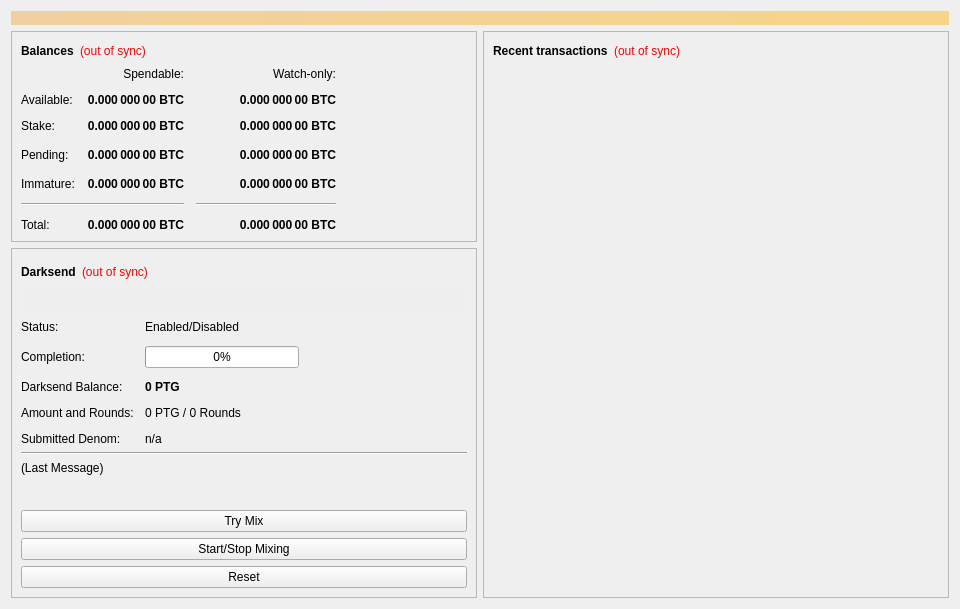
<?xml version="1.0" encoding="UTF-8"?>
<ui version="4.0">
 <class>OverviewPage</class>
 <widget class="QWidget" name="OverviewPage">
  <property name="geometry">
   <rect>
    <x>0</x>
    <y>0</y>
    <width>960</width>
    <height>594</height>
   </rect>
  </property>
  <property name="minimumSize">
   <size>
    <width>960</width>
    <height>0</height>
   </size>
  </property>
  <property name="windowTitle">
   <string>Form</string>
  </property>
  <layout class="QVBoxLayout" name="topLayout">
   <item>
    <widget class="QLabel" name="labelAlerts">
     <property name="visible">
      <bool>false</bool>
     </property>
     <property name="styleSheet">
      <string notr="true">background-color: qlineargradient(x1: 0, y1: 0, x2: 1, y2: 0, stop:0 #F0D0A0, stop:1 #F8D488); color:#000000;</string>
     </property>
     <property name="wordWrap">
      <bool>true</bool>
     </property>
     <property name="margin">
      <number>3</number>
     </property>
    </widget>
   </item>
   <item>
    <layout class="QHBoxLayout" name="horizontalLayout" stretch="1,1">
     <item>
      <layout class="QVBoxLayout" name="verticalLayout_2">
       <item>
        <widget class="QFrame" name="frame">
         <property name="frameShape">
          <enum>QFrame::StyledPanel</enum>
         </property>
         <property name="frameShadow">
          <enum>QFrame::Raised</enum>
         </property>
         <layout class="QVBoxLayout" name="verticalLayout_4">
          <item>
           <layout class="QHBoxLayout" name="horizontalLayout_4">
            <item>
             <widget class="QLabel" name="label_5">
              <property name="font">
               <font>
                <weight>75</weight>
                <bold>true</bold>
               </font>
              </property>
              <property name="text">
               <string>Balances</string>
              </property>
             </widget>
            </item>
            <item>
             <widget class="QLabel" name="labelWalletStatus">
              <property name="cursor">
               <cursorShape>WhatsThisCursor</cursorShape>
              </property>
              <property name="toolTip">
               <string>The displayed information may be out of date. Your wallet automatically synchronizes with the PlatiGold network after a connection is established, but this process has not completed yet.</string>
              </property>
              <property name="styleSheet">
               <string notr="true">QLabel { color: red; }</string>
              </property>
              <property name="text">
               <string notr="true">(out of sync)</string>
              </property>
              <property name="alignment">
               <set>Qt::AlignLeading|Qt::AlignLeft|Qt::AlignVCenter</set>
              </property>
             </widget>
            </item>
            <item>
             <spacer name="horizontalSpacer_3">
              <property name="orientation">
               <enum>Qt::Horizontal</enum>
              </property>
              <property name="sizeHint" stdset="0">
               <size>
                <width>40</width>
                <height>20</height>
               </size>
              </property>
             </spacer>
            </item>
           </layout>
          </item>
          <item>
           <layout class="QGridLayout" name="gridLayout">
            <property name="spacing">
             <number>12</number>
            </property>
            <item row="3" column="2">
             <widget class="QLabel" name="labelWatchPending">
              <property name="font">
               <font>
                <weight>75</weight>
                <bold>true</bold>
               </font>
              </property>
              <property name="cursor">
               <cursorShape>IBeamCursor</cursorShape>
              </property>
              <property name="toolTip">
               <string>Unconfirmed transactions to watch-only addresses</string>
              </property>
              <property name="text">
               <string notr="true">0.000 000 00 BTC</string>
              </property>
              <property name="alignment">
               <set>Qt::AlignRight|Qt::AlignTrailing|Qt::AlignVCenter</set>
              </property>
              <property name="textInteractionFlags">
               <set>Qt::LinksAccessibleByMouse|Qt::TextSelectableByKeyboard|Qt::TextSelectableByMouse</set>
              </property>
             </widget>
            </item>
            <item row="3" column="1">
             <widget class="QLabel" name="labelUnconfirmed">
              <property name="font">
               <font>
                <weight>75</weight>
                <bold>true</bold>
               </font>
              </property>
              <property name="cursor">
               <cursorShape>IBeamCursor</cursorShape>
              </property>
              <property name="toolTip">
               <string>Total of transactions that have yet to be confirmed, and do not yet count toward the spendable balance</string>
              </property>
              <property name="text">
               <string notr="true">0.000 000 00 BTC</string>
              </property>
              <property name="alignment">
               <set>Qt::AlignRight|Qt::AlignTrailing|Qt::AlignVCenter</set>
              </property>
              <property name="textInteractionFlags">
               <set>Qt::LinksAccessibleByMouse|Qt::TextSelectableByKeyboard|Qt::TextSelectableByMouse</set>
              </property>
             </widget>
            </item>
            <item row="4" column="2">
             <widget class="QLabel" name="labelWatchImmature">
              <property name="font">
               <font>
                <weight>75</weight>
                <bold>true</bold>
               </font>
              </property>
              <property name="cursor">
               <cursorShape>IBeamCursor</cursorShape>
              </property>
              <property name="toolTip">
               <string>Mined balance in watch-only addresses that has not yet matured</string>
              </property>
              <property name="text">
               <string notr="true">0.000 000 00 BTC</string>
              </property>
              <property name="alignment">
               <set>Qt::AlignRight|Qt::AlignTrailing|Qt::AlignVCenter</set>
              </property>
              <property name="textInteractionFlags">
               <set>Qt::LinksAccessibleByMouse|Qt::TextSelectableByKeyboard|Qt::TextSelectableByMouse</set>
              </property>
             </widget>
            </item>
            <item row="5" column="0" colspan="2">
             <widget class="Line" name="lineSpendableBalance">
              <property name="orientation">
               <enum>Qt::Horizontal</enum>
              </property>
             </widget>
            </item>
            <item row="5" column="2">
             <widget class="Line" name="lineWatchBalance">
              <property name="sizePolicy">
               <sizepolicy hsizetype="Preferred" vsizetype="Fixed">
                <horstretch>0</horstretch>
                <verstretch>0</verstretch>
               </sizepolicy>
              </property>
              <property name="minimumSize">
               <size>
                <width>140</width>
                <height>0</height>
               </size>
              </property>
              <property name="orientation">
               <enum>Qt::Horizontal</enum>
              </property>
             </widget>
            </item>
            <item row="6" column="0">
             <widget class="QLabel" name="labelTotalText">
              <property name="text">
               <string>Total:</string>
              </property>
             </widget>
            </item>
            <item row="4" column="1">
             <widget class="QLabel" name="labelImmature">
              <property name="font">
               <font>
                <weight>75</weight>
                <bold>true</bold>
               </font>
              </property>
              <property name="cursor">
               <cursorShape>IBeamCursor</cursorShape>
              </property>
              <property name="toolTip">
               <string>Mined balance that has not yet matured</string>
              </property>
              <property name="text">
               <string notr="true">0.000 000 00 BTC</string>
              </property>
              <property name="alignment">
               <set>Qt::AlignRight|Qt::AlignTrailing|Qt::AlignVCenter</set>
              </property>
              <property name="textInteractionFlags">
               <set>Qt::LinksAccessibleByMouse|Qt::TextSelectableByKeyboard|Qt::TextSelectableByMouse</set>
              </property>
             </widget>
            </item>
            <item row="3" column="3">
             <spacer name="horizontalSpacer_2">
              <property name="orientation">
               <enum>Qt::Horizontal</enum>
              </property>
              <property name="sizeHint" stdset="0">
               <size>
                <width>40</width>
                <height>20</height>
               </size>
              </property>
             </spacer>
            </item>
            <item row="4" column="0">
             <widget class="QLabel" name="labelImmatureText">
              <property name="text">
               <string>Immature:</string>
              </property>
             </widget>
            </item>
            <item row="6" column="1">
             <widget class="QLabel" name="labelTotal">
              <property name="font">
               <font>
                <weight>75</weight>
                <bold>true</bold>
               </font>
              </property>
              <property name="cursor">
               <cursorShape>IBeamCursor</cursorShape>
              </property>
              <property name="toolTip">
               <string>Your current total balance</string>
              </property>
              <property name="text">
               <string notr="true">0.000 000 00 BTC</string>
              </property>
              <property name="alignment">
               <set>Qt::AlignRight|Qt::AlignTrailing|Qt::AlignVCenter</set>
              </property>
              <property name="textInteractionFlags">
               <set>Qt::LinksAccessibleByMouse|Qt::TextSelectableByKeyboard|Qt::TextSelectableByMouse</set>
              </property>
             </widget>
            </item>
            <item row="6" column="2">
             <widget class="QLabel" name="labelWatchTotal">
              <property name="font">
               <font>
                <weight>75</weight>
                <bold>true</bold>
               </font>
              </property>
              <property name="cursor">
               <cursorShape>IBeamCursor</cursorShape>
              </property>
              <property name="toolTip">
               <string>Current total balance in watch-only addresses</string>
              </property>
              <property name="text">
               <string notr="true">0.000 000 00 BTC</string>
              </property>
              <property name="alignment">
               <set>Qt::AlignRight|Qt::AlignTrailing|Qt::AlignVCenter</set>
              </property>
              <property name="textInteractionFlags">
               <set>Qt::LinksAccessibleByMouse|Qt::TextSelectableByKeyboard|Qt::TextSelectableByMouse</set>
              </property>
             </widget>
            </item>
            <item row="0" column="2">
             <widget class="QLabel" name="labelWatchonly">
              <property name="text">
               <string>Watch-only:</string>
              </property>
              <property name="alignment">
               <set>Qt::AlignRight|Qt::AlignTrailing|Qt::AlignVCenter</set>
              </property>
             </widget>
            </item>
            <item row="1" column="0">
             <widget class="QLabel" name="labelBalanceText">
              <property name="text">
               <string>Available:</string>
              </property>
             </widget>
            </item>
            <item row="1" column="1">
             <widget class="QLabel" name="labelBalance">
              <property name="font">
               <font>
                <weight>75</weight>
                <bold>true</bold>
               </font>
              </property>
              <property name="cursor">
               <cursorShape>IBeamCursor</cursorShape>
              </property>
              <property name="toolTip">
               <string>Your current spendable balance</string>
              </property>
              <property name="text">
               <string notr="true">0.000 000 00 BTC</string>
              </property>
              <property name="alignment">
               <set>Qt::AlignRight|Qt::AlignTrailing|Qt::AlignVCenter</set>
              </property>
              <property name="textInteractionFlags">
               <set>Qt::LinksAccessibleByMouse|Qt::TextSelectableByKeyboard|Qt::TextSelectableByMouse</set>
              </property>
             </widget>
            </item>
            <item row="2" column="0">
             <widget class="QLabel" name="label_10">
              <property name="text">
               <string>Stake:</string>
              </property>
             </widget>
            </item>
            <item row="2" column="1">
             <widget class="QLabel" name="labelStake">
              <property name="font">
               <font>
                <weight>75</weight>
                <bold>true</bold>
               </font>
              </property>
              <property name="cursor">
               <cursorShape>IBeamCursor</cursorShape>
              </property>
              <property name="toolTip">
               <string>Total of coins that was staked, and do not yet count toward the current balance</string>
              </property>
              <property name="text">
               <string notr="true">0.000 000 00 BTC</string>
              </property>
              <property name="alignment">
               <set>Qt::AlignRight|Qt::AlignTrailing|Qt::AlignVCenter</set>
              </property>
              <property name="textInteractionFlags">
               <set>Qt::LinksAccessibleByMouse|Qt::TextSelectableByKeyboard|Qt::TextSelectableByMouse</set>
              </property>
             </widget>
            </item>
            <item row="2" column="2">
             <widget class="QLabel" name="labelWatchStake">
              <property name="font">
               <font>
                <weight>75</weight>
                <bold>true</bold>
               </font>
              </property>
              <property name="cursor">
               <cursorShape>IBeamCursor</cursorShape>
              </property>
              <property name="toolTip">
               <string>Total of coins that was staked in watch-only addresses, and do not yet count toward the current watch-only balance</string>
              </property>
              <property name="text">
               <string notr="true">0.000 000 00 BTC</string>
              </property>
              <property name="alignment">
               <set>Qt::AlignRight|Qt::AlignTrailing|Qt::AlignVCenter</set>
              </property>
              <property name="textInteractionFlags">
               <set>Qt::LinksAccessibleByMouse|Qt::TextSelectableByKeyboard|Qt::TextSelectableByMouse</set>
              </property>
             </widget>
            </item>
            <item row="1" column="2">
             <widget class="QLabel" name="labelWatchAvailable">
              <property name="font">
               <font>
                <weight>75</weight>
                <bold>true</bold>
               </font>
              </property>
              <property name="cursor">
               <cursorShape>IBeamCursor</cursorShape>
              </property>
              <property name="toolTip">
               <string>Your current balance in watch-only addresses</string>
              </property>
              <property name="text">
               <string notr="true">0.000 000 00 BTC</string>
              </property>
              <property name="alignment">
               <set>Qt::AlignRight|Qt::AlignTrailing|Qt::AlignVCenter</set>
              </property>
              <property name="textInteractionFlags">
               <set>Qt::LinksAccessibleByMouse|Qt::TextSelectableByKeyboard|Qt::TextSelectableByMouse</set>
              </property>
             </widget>
            </item>
            <item row="3" column="0">
             <widget class="QLabel" name="labelPendingText">
              <property name="text">
               <string>Pending:</string>
              </property>
             </widget>
            </item>
            <item row="0" column="1">
             <widget class="QLabel" name="labelSpendable">
              <property name="text">
               <string>Spendable:</string>
              </property>
              <property name="alignment">
               <set>Qt::AlignRight|Qt::AlignTrailing|Qt::AlignVCenter</set>
              </property>
             </widget>
            </item>
           </layout>
          </item>
         </layout>
        </widget>
       </item>
       <item>
        <widget class="QFrame" name="frameDarksend">
         <property name="sizePolicy">
          <sizepolicy hsizetype="Expanding" vsizetype="Expanding">
           <horstretch>0</horstretch>
           <verstretch>0</verstretch>
          </sizepolicy>
         </property>
         <property name="minimumSize">
          <size>
           <width>0</width>
           <height>350</height>
          </size>
         </property>
         <property name="layoutDirection">
          <enum>Qt::LeftToRight</enum>
         </property>
         <property name="frameShape">
          <enum>QFrame::StyledPanel</enum>
         </property>
         <property name="frameShadow">
          <enum>QFrame::Raised</enum>
         </property>
         <layout class="QVBoxLayout" name="verticalLayout_5">
          <item>
           <layout class="QHBoxLayout" name="horizontalLayout_5">
            <item>
             <widget class="QLabel" name="label_2">
              <property name="font">
               <font>
                <weight>75</weight>
                <bold>true</bold>
               </font>
              </property>
              <property name="text">
               <string>Darksend</string>
              </property>
             </widget>
            </item>
            <item>
             <widget class="QLabel" name="labelDarksendSyncStatus">
              <property name="toolTip">
               <string>The displayed information may be out of date. Your wallet automatically synchronizes with the PlatiGold network after a connection is established, but this process has not completed yet.</string>
              </property>
              <property name="styleSheet">
               <string notr="true">QLabel { color: red; }</string>
              </property>
              <property name="text">
               <string notr="true">(out of sync)</string>
              </property>
              <property name="alignment">
               <set>Qt::AlignLeading|Qt::AlignLeft|Qt::AlignVCenter</set>
              </property>
             </widget>
            </item>
            <item>
             <spacer name="horizontalSpacer_4">
              <property name="orientation">
               <enum>Qt::Horizontal</enum>
              </property>
              <property name="sizeHint" stdset="0">
               <size>
                <width>40</width>
                <height>20</height>
               </size>
              </property>
             </spacer>
            </item>
           </layout>
          </item>
          <item>
           <widget class="QPushButton" name="runAutoDenom">
            <property name="palette">
             <palette>
              <active>
               <colorrole role="WindowText">
                <brush brushstyle="SolidPattern">
                 <color alpha="255">
                  <red>0</red>
                  <green>0</green>
                  <blue>0</blue>
                 </color>
                </brush>
               </colorrole>
               <colorrole role="Button">
                <brush brushstyle="SolidPattern">
                 <color alpha="255">
                  <red>239</red>
                  <green>238</green>
                  <blue>238</blue>
                 </color>
                </brush>
               </colorrole>
               <colorrole role="Light">
                <brush brushstyle="SolidPattern">
                 <color alpha="255">
                  <red>255</red>
                  <green>255</green>
                  <blue>255</blue>
                 </color>
                </brush>
               </colorrole>
               <colorrole role="Midlight">
                <brush brushstyle="SolidPattern">
                 <color alpha="255">
                  <red>247</red>
                  <green>246</green>
                  <blue>246</blue>
                 </color>
                </brush>
               </colorrole>
               <colorrole role="Dark">
                <brush brushstyle="SolidPattern">
                 <color alpha="255">
                  <red>119</red>
                  <green>119</green>
                  <blue>119</blue>
                 </color>
                </brush>
               </colorrole>
               <colorrole role="Mid">
                <brush brushstyle="SolidPattern">
                 <color alpha="255">
                  <red>159</red>
                  <green>159</green>
                  <blue>159</blue>
                 </color>
                </brush>
               </colorrole>
               <colorrole role="Text">
                <brush brushstyle="SolidPattern">
                 <color alpha="255">
                  <red>0</red>
                  <green>0</green>
                  <blue>0</blue>
                 </color>
                </brush>
               </colorrole>
               <colorrole role="BrightText">
                <brush brushstyle="SolidPattern">
                 <color alpha="255">
                  <red>255</red>
                  <green>255</green>
                  <blue>255</blue>
                 </color>
                </brush>
               </colorrole>
               <colorrole role="ButtonText">
                <brush brushstyle="SolidPattern">
                 <color alpha="255">
                  <red>0</red>
                  <green>0</green>
                  <blue>0</blue>
                 </color>
                </brush>
               </colorrole>
               <colorrole role="Base">
                <brush brushstyle="SolidPattern">
                 <color alpha="255">
                  <red>255</red>
                  <green>255</green>
                  <blue>255</blue>
                 </color>
                </brush>
               </colorrole>
               <colorrole role="Window">
                <brush brushstyle="SolidPattern">
                 <color alpha="255">
                  <red>239</red>
                  <green>238</green>
                  <blue>238</blue>
                 </color>
                </brush>
               </colorrole>
               <colorrole role="Shadow">
                <brush brushstyle="SolidPattern">
                 <color alpha="255">
                  <red>0</red>
                  <green>0</green>
                  <blue>0</blue>
                 </color>
                </brush>
               </colorrole>
               <colorrole role="AlternateBase">
                <brush brushstyle="SolidPattern">
                 <color alpha="255">
                  <red>247</red>
                  <green>246</green>
                  <blue>246</blue>
                 </color>
                </brush>
               </colorrole>
               <colorrole role="ToolTipBase">
                <brush brushstyle="SolidPattern">
                 <color alpha="255">
                  <red>255</red>
                  <green>255</green>
                  <blue>220</blue>
                 </color>
                </brush>
               </colorrole>
               <colorrole role="ToolTipText">
                <brush brushstyle="SolidPattern">
                 <color alpha="255">
                  <red>0</red>
                  <green>0</green>
                  <blue>0</blue>
                 </color>
                </brush>
               </colorrole>
              </active>
              <inactive>
               <colorrole role="WindowText">
                <brush brushstyle="SolidPattern">
                 <color alpha="255">
                  <red>0</red>
                  <green>0</green>
                  <blue>0</blue>
                 </color>
                </brush>
               </colorrole>
               <colorrole role="Button">
                <brush brushstyle="SolidPattern">
                 <color alpha="255">
                  <red>239</red>
                  <green>238</green>
                  <blue>238</blue>
                 </color>
                </brush>
               </colorrole>
               <colorrole role="Light">
                <brush brushstyle="SolidPattern">
                 <color alpha="255">
                  <red>255</red>
                  <green>255</green>
                  <blue>255</blue>
                 </color>
                </brush>
               </colorrole>
               <colorrole role="Midlight">
                <brush brushstyle="SolidPattern">
                 <color alpha="255">
                  <red>247</red>
                  <green>246</green>
                  <blue>246</blue>
                 </color>
                </brush>
               </colorrole>
               <colorrole role="Dark">
                <brush brushstyle="SolidPattern">
                 <color alpha="255">
                  <red>119</red>
                  <green>119</green>
                  <blue>119</blue>
                 </color>
                </brush>
               </colorrole>
               <colorrole role="Mid">
                <brush brushstyle="SolidPattern">
                 <color alpha="255">
                  <red>159</red>
                  <green>159</green>
                  <blue>159</blue>
                 </color>
                </brush>
               </colorrole>
               <colorrole role="Text">
                <brush brushstyle="SolidPattern">
                 <color alpha="255">
                  <red>0</red>
                  <green>0</green>
                  <blue>0</blue>
                 </color>
                </brush>
               </colorrole>
               <colorrole role="BrightText">
                <brush brushstyle="SolidPattern">
                 <color alpha="255">
                  <red>255</red>
                  <green>255</green>
                  <blue>255</blue>
                 </color>
                </brush>
               </colorrole>
               <colorrole role="ButtonText">
                <brush brushstyle="SolidPattern">
                 <color alpha="255">
                  <red>0</red>
                  <green>0</green>
                  <blue>0</blue>
                 </color>
                </brush>
               </colorrole>
               <colorrole role="Base">
                <brush brushstyle="SolidPattern">
                 <color alpha="255">
                  <red>255</red>
                  <green>255</green>
                  <blue>255</blue>
                 </color>
                </brush>
               </colorrole>
               <colorrole role="Window">
                <brush brushstyle="SolidPattern">
                 <color alpha="255">
                  <red>239</red>
                  <green>238</green>
                  <blue>238</blue>
                 </color>
                </brush>
               </colorrole>
               <colorrole role="Shadow">
                <brush brushstyle="SolidPattern">
                 <color alpha="255">
                  <red>0</red>
                  <green>0</green>
                  <blue>0</blue>
                 </color>
                </brush>
               </colorrole>
               <colorrole role="AlternateBase">
                <brush brushstyle="SolidPattern">
                 <color alpha="255">
                  <red>247</red>
                  <green>246</green>
                  <blue>246</blue>
                 </color>
                </brush>
               </colorrole>
               <colorrole role="ToolTipBase">
                <brush brushstyle="SolidPattern">
                 <color alpha="255">
                  <red>255</red>
                  <green>255</green>
                  <blue>220</blue>
                 </color>
                </brush>
               </colorrole>
               <colorrole role="ToolTipText">
                <brush brushstyle="SolidPattern">
                 <color alpha="255">
                  <red>0</red>
                  <green>0</green>
                  <blue>0</blue>
                 </color>
                </brush>
               </colorrole>
              </inactive>
              <disabled>
               <colorrole role="WindowText">
                <brush brushstyle="SolidPattern">
                 <color alpha="255">
                  <red>119</red>
                  <green>119</green>
                  <blue>119</blue>
                 </color>
                </brush>
               </colorrole>
               <colorrole role="Button">
                <brush brushstyle="SolidPattern">
                 <color alpha="255">
                  <red>239</red>
                  <green>238</green>
                  <blue>238</blue>
                 </color>
                </brush>
               </colorrole>
               <colorrole role="Light">
                <brush brushstyle="SolidPattern">
                 <color alpha="255">
                  <red>255</red>
                  <green>255</green>
                  <blue>255</blue>
                 </color>
                </brush>
               </colorrole>
               <colorrole role="Midlight">
                <brush brushstyle="SolidPattern">
                 <color alpha="255">
                  <red>247</red>
                  <green>246</green>
                  <blue>246</blue>
                 </color>
                </brush>
               </colorrole>
               <colorrole role="Dark">
                <brush brushstyle="SolidPattern">
                 <color alpha="255">
                  <red>119</red>
                  <green>119</green>
                  <blue>119</blue>
                 </color>
                </brush>
               </colorrole>
               <colorrole role="Mid">
                <brush brushstyle="SolidPattern">
                 <color alpha="255">
                  <red>159</red>
                  <green>159</green>
                  <blue>159</blue>
                 </color>
                </brush>
               </colorrole>
               <colorrole role="Text">
                <brush brushstyle="SolidPattern">
                 <color alpha="255">
                  <red>119</red>
                  <green>119</green>
                  <blue>119</blue>
                 </color>
                </brush>
               </colorrole>
               <colorrole role="BrightText">
                <brush brushstyle="SolidPattern">
                 <color alpha="255">
                  <red>255</red>
                  <green>255</green>
                  <blue>255</blue>
                 </color>
                </brush>
               </colorrole>
               <colorrole role="ButtonText">
                <brush brushstyle="SolidPattern">
                 <color alpha="255">
                  <red>119</red>
                  <green>119</green>
                  <blue>119</blue>
                 </color>
                </brush>
               </colorrole>
               <colorrole role="Base">
                <brush brushstyle="SolidPattern">
                 <color alpha="255">
                  <red>239</red>
                  <green>238</green>
                  <blue>238</blue>
                 </color>
                </brush>
               </colorrole>
               <colorrole role="Window">
                <brush brushstyle="SolidPattern">
                 <color alpha="255">
                  <red>239</red>
                  <green>238</green>
                  <blue>238</blue>
                 </color>
                </brush>
               </colorrole>
               <colorrole role="Shadow">
                <brush brushstyle="SolidPattern">
                 <color alpha="255">
                  <red>0</red>
                  <green>0</green>
                  <blue>0</blue>
                 </color>
                </brush>
               </colorrole>
               <colorrole role="AlternateBase">
                <brush brushstyle="SolidPattern">
                 <color alpha="255">
                  <red>239</red>
                  <green>238</green>
                  <blue>238</blue>
                 </color>
                </brush>
               </colorrole>
               <colorrole role="ToolTipBase">
                <brush brushstyle="SolidPattern">
                 <color alpha="255">
                  <red>255</red>
                  <green>255</green>
                  <blue>220</blue>
                 </color>
                </brush>
               </colorrole>
               <colorrole role="ToolTipText">
                <brush brushstyle="SolidPattern">
                 <color alpha="255">
                  <red>0</red>
                  <green>0</green>
                  <blue>0</blue>
                 </color>
                </brush>
               </colorrole>
              </disabled>
             </palette>
            </property>
            <property name="focusPolicy">
             <enum>Qt::NoFocus</enum>
            </property>
            <property name="autoFillBackground">
             <bool>true</bool>
            </property>
            <property name="text">
             <string/>
            </property>
            <property name="flat">
             <bool>true</bool>
            </property>
           </widget>
          </item>
          <item>
           <layout class="QFormLayout" name="formLayout">
            <property name="fieldGrowthPolicy">
             <enum>QFormLayout::AllNonFixedFieldsGrow</enum>
            </property>
            <property name="horizontalSpacing">
             <number>11</number>
            </property>
            <property name="verticalSpacing">
             <number>12</number>
            </property>
            <item row="0" column="0">
             <widget class="QLabel" name="label_6">
              <property name="text">
               <string>Status:</string>
              </property>
             </widget>
            </item>
            <item row="1" column="0">
             <widget class="QLabel" name="label_7">
              <property name="text">
               <string>Completion:</string>
              </property>
             </widget>
            </item>
            <item row="1" column="1">
             <widget class="QProgressBar" name="darksendProgress">
              <property name="maximumSize">
               <size>
                <width>154</width>
                <height>16777215</height>
               </size>
              </property>
              <property name="value">
               <number>0</number>
              </property>
             </widget>
            </item>
            <item row="3" column="0">
             <widget class="QLabel" name="labelAnonymizedText">
              <property name="text">
               <string>Darksend Balance:</string>
              </property>
             </widget>
            </item>
            <item row="3" column="1">
             <widget class="QLabel" name="labelAnonymized">
              <property name="font">
               <font>
                <weight>75</weight>
                <bold>true</bold>
               </font>
              </property>
              <property name="text">
               <string notr="true">0 PTG</string>
              </property>
             </widget>
            </item>
            <item row="4" column="0">
             <widget class="QLabel" name="label_8">
              <property name="text">
               <string>Amount and Rounds:</string>
              </property>
             </widget>
            </item>
            <item row="4" column="1">
             <widget class="QLabel" name="labelAmountRounds">
              <property name="text">
               <string>0 PTG / 0 Rounds</string>
              </property>
             </widget>
            </item>
            <item row="5" column="0">
             <widget class="QLabel" name="label_9">
              <property name="text">
               <string>Submitted Denom:</string>
              </property>
             </widget>
            </item>
            <item row="5" column="1">
             <widget class="QLabel" name="labelSubmittedDenom">
              <property name="toolTip">
               <string>The denominations you submitted to the Masternode.&lt;br&gt;To mix, other users must submit the exact same denominations.</string>
              </property>
              <property name="text">
               <string>n/a</string>
              </property>
             </widget>
            </item>
            <item row="0" column="1">
             <widget class="QLabel" name="darksendEnabled">
              <property name="text">
               <string>Enabled/Disabled</string>
              </property>
             </widget>
            </item>
           </layout>
          </item>
          <item>
           <widget class="Line" name="lineLastMessage">
            <property name="orientation">
             <enum>Qt::Horizontal</enum>
            </property>
           </widget>
          </item>
          <item>
           <widget class="QLabel" name="darksendStatus">
            <property name="minimumSize">
             <size>
              <width>288</width>
              <height>43</height>
             </size>
            </property>
            <property name="text">
             <string>(Last Message)</string>
            </property>
            <property name="alignment">
             <set>Qt::AlignLeading|Qt::AlignLeft|Qt::AlignTop</set>
            </property>
            <property name="wordWrap">
             <bool>true</bool>
            </property>
           </widget>
          </item>
          <item>
           <widget class="QPushButton" name="darksendAuto">
            <property name="sizePolicy">
             <sizepolicy hsizetype="MinimumExpanding" vsizetype="Fixed">
              <horstretch>0</horstretch>
              <verstretch>0</verstretch>
             </sizepolicy>
            </property>
            <property name="toolTip">
             <string>Try to manually submit a Darksend request.</string>
            </property>
            <property name="text">
             <string>Try Mix</string>
            </property>
           </widget>
          </item>
          <item>
           <widget class="QPushButton" name="toggleDarksend">
            <property name="sizePolicy">
             <sizepolicy hsizetype="MinimumExpanding" vsizetype="Fixed">
              <horstretch>0</horstretch>
              <verstretch>0</verstretch>
             </sizepolicy>
            </property>
            <property name="text">
             <string>Start/Stop Mixing</string>
            </property>
           </widget>
          </item>
          <item>
           <widget class="QPushButton" name="darksendReset">
            <property name="sizePolicy">
             <sizepolicy hsizetype="MinimumExpanding" vsizetype="Fixed">
              <horstretch>0</horstretch>
              <verstretch>0</verstretch>
             </sizepolicy>
            </property>
            <property name="toolTip">
             <string>Reset the current status of Darksend (can interrupt Darksend if it's in the process of Mixing, which can cost you money!)</string>
            </property>
            <property name="autoFillBackground">
             <bool>false</bool>
            </property>
            <property name="text">
             <string>Reset</string>
            </property>
           </widget>
          </item>
         </layout>
        </widget>
       </item>
       <item>
        <spacer name="verticalSpacer">
         <property name="orientation">
          <enum>Qt::Vertical</enum>
         </property>
         <property name="sizeHint" stdset="0">
          <size>
           <width>20</width>
           <height>40</height>
          </size>
         </property>
        </spacer>
       </item>
      </layout>
     </item>
     <item>
      <layout class="QVBoxLayout" name="verticalLayout_3">
       <item>
        <widget class="QFrame" name="frame_2">
         <property name="frameShape">
          <enum>QFrame::StyledPanel</enum>
         </property>
         <property name="frameShadow">
          <enum>QFrame::Raised</enum>
         </property>
         <layout class="QVBoxLayout" name="verticalLayout">
          <item>
           <layout class="QHBoxLayout" name="horizontalLayout_2">
            <item>
             <widget class="QLabel" name="label_4">
              <property name="font">
               <font>
                <weight>75</weight>
                <bold>true</bold>
               </font>
              </property>
              <property name="text">
               <string>Recent transactions</string>
              </property>
             </widget>
            </item>
            <item>
             <widget class="QLabel" name="labelTransactionsStatus">
              <property name="cursor">
               <cursorShape>WhatsThisCursor</cursorShape>
              </property>
              <property name="toolTip">
               <string>The displayed information may be out of date. Your wallet automatically synchronizes with the PlatiGold network after a connection is established, but this process has not completed yet.</string>
              </property>
              <property name="styleSheet">
               <string notr="true">QLabel { color: red; }</string>
              </property>
              <property name="text">
               <string notr="true">(out of sync)</string>
              </property>
              <property name="alignment">
               <set>Qt::AlignRight|Qt::AlignTrailing|Qt::AlignVCenter</set>
              </property>
             </widget>
            </item>
            <item>
             <spacer name="horizontalSpacer">
              <property name="orientation">
               <enum>Qt::Horizontal</enum>
              </property>
              <property name="sizeHint" stdset="0">
               <size>
                <width>40</width>
                <height>20</height>
               </size>
              </property>
             </spacer>
            </item>
           </layout>
          </item>
          <item>
           <widget class="QListView" name="listTransactions">
            <property name="styleSheet">
             <string notr="true">QListView { background: transparent; }</string>
            </property>
            <property name="frameShape">
             <enum>QFrame::NoFrame</enum>
            </property>
            <property name="verticalScrollBarPolicy">
             <enum>Qt::ScrollBarAlwaysOff</enum>
            </property>
            <property name="horizontalScrollBarPolicy">
             <enum>Qt::ScrollBarAlwaysOff</enum>
            </property>
            <property name="selectionMode">
             <enum>QAbstractItemView::NoSelection</enum>
            </property>
           </widget>
          </item>
         </layout>
        </widget>
       </item>
      </layout>
     </item>
    </layout>
   </item>
  </layout>
 </widget>
 <resources/>
 <connections/>
</ui>
